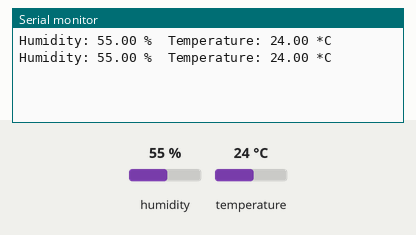
The sketch below on a simulated Arduino Uno, built with avr-gcc and run on an emulated ATmega328P. Parts: the last lines printed to the serial monitor. The inputs (shaded band) are chosen by the test bench; at power-on: humidity 55 %, temperature 24 °C.

Above: at 4.8 s.
4.9 s: humidity set to 22 %
At 7.1 s:
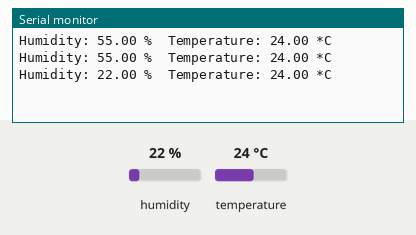
7.9 s: temperature set to 12 °C
At 8.9 s:
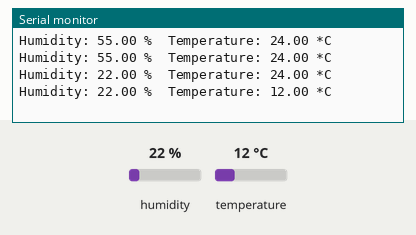
10.9 s: humidity set to 40 %
At 12.4 s:
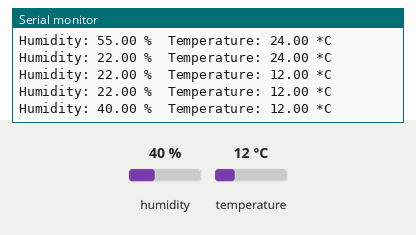
Timing chart, 0 to 13.9 s (numbered marks = the images above; inputs shaded):
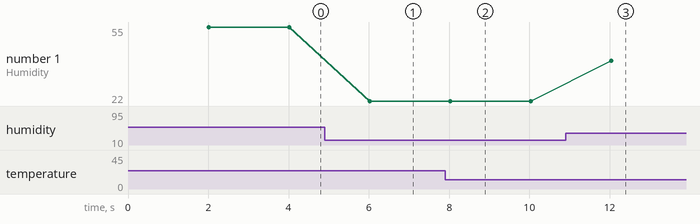

The sketch:

ArdiunoSensor.ino
```cpp
#include "DHT.h"

#define DHTPIN 2     // what pin we're connected to
#define DHTTYPE DHT22   // DHT 22  (AM2302)


DHT dht(DHTPIN, DHTTYPE);

void setup() {
  Serial.begin(9600);
  dht.begin();
}

void loop() {
  // Wait a few seconds between measurements.
  delay(2000);

  // Reading temperature or humidity takes about 250 milliseconds!
  // Sensor readings may also be up to 2 seconds 'old' (its a very slow sensor)
  float h = dht.readHumidity();
  // Read temperature as Celsius
  float t = dht.readTemperature();

  // Check if any reads failed and exit early (to try again).
  if (isnan(h) || isnan(t)) {
    Serial.println("Failed to read from DHT sensor!");
    return;
  }


  Serial.print("Humidity: ");
  Serial.print(h);
  Serial.print(" %\t");
  Serial.print("Temperature: ");
  Serial.print(t);
  Serial.println(" *C ");

}
```

Measured:
- after the input at 4.9 s, the serial monitor: prints a new line after 1.1 s (image 1)
- after the input at 7.9 s, the serial monitor: prints a new line after 0.12 s (image 2)
- after the input at 10.9 s, the serial monitor: prints a new line after 1.1 s (image 3)
- plotted number 1: 55 → 22 after the input at 4.9 s, 22 → 40 after the input at 10.9 s
